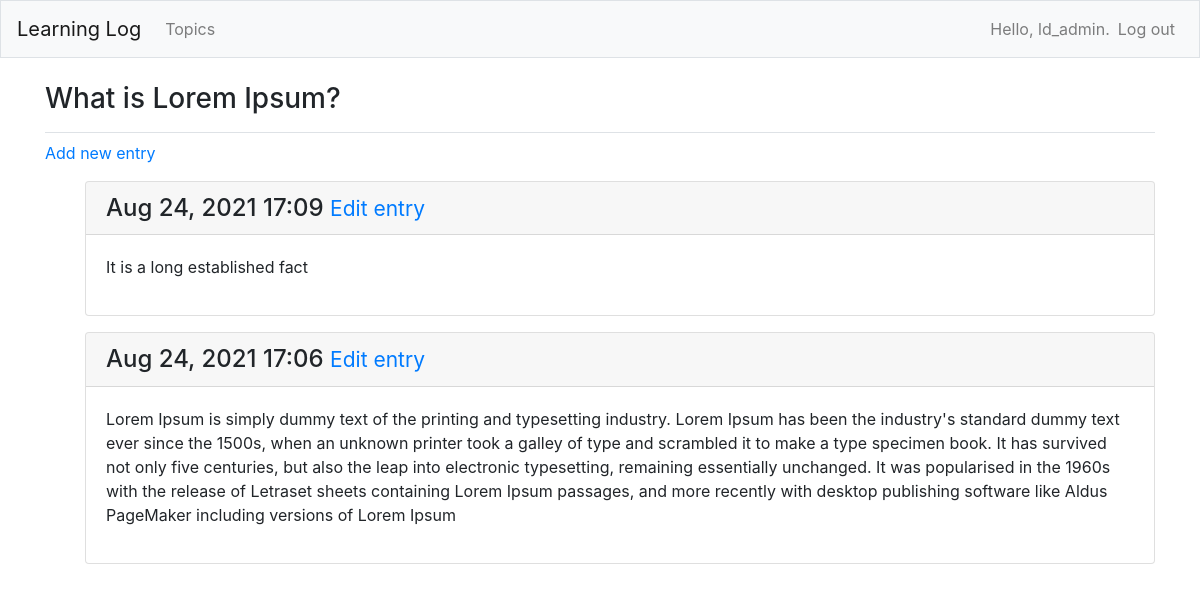
The page /topics/10/ (signed in) on the database its author committed.
### learning_logs/models.py (models this page shows, shortened)
class Topic(models.Model):
    text = models.CharField(max_length=200)
    date_added = models.DateTimeField(auto_now_add=True)
    owner = models.ForeignKey(User, on_delete=models.CASCADE)
    def __str__(self):
        return self.text

class Entry(models.Model):
    topic = models.ForeignKey(Topic, on_delete=models.CASCADE)
    text = models.TextField()
    date_added = models.DateTimeField(auto_now_add=True)
    class Meta:
        verbose_name_plural = "entries"

### learning_logs/views.py (the view)
# urls.py: path('topics/<int:topic_id>/', views.topic, name='topic'),
@login_required
def topic(request, topic_id):
    topic = Topic.objects.get(id=topic_id)
    if topic.owner != request.user:
        raise Http404
    entries = topic.entry_set.order_by('-date_added')
    context = {'topic': topic, 'entries': entries}
    return render(request, 'learning_logs/topic.html', context)

### learning_logs/templates/learning_logs/topic.html
{% extends 'learning_logs/base.html' %}
{% block page_header %}
<h3>{{ topic }}</h3>
{% endblock page_header %}
{% block content %}
<p>
    <a href="{% url 'learning_logs:new_entry' topic.id %}">Add new entry</a>
</p>
<ul>
    {% for entry in entries %}
    <div class="card mb-3">
        <h4 class="card-header">
            {{ entry.date_added|date:'M d, Y H:i' }}
            <small><a href="{% url 'learning_logs:edit_entry' entry.id %}">Edit entry</a></small>
        </h4>
        <div class="card-body">{{ entry.text|linebreaks }}
        </div>
    </div>
    {% empty %}
    <p>There are no entries for this topic yet.</p>
    {% endfor %}
</ul>
{% endblock content %}

### learning_logs/templates/learning_logs/base.html (shortened to what this page needs)
{% load bootstrap4 %}
<!DOCTYPE html>
<html lang="en">
<head>
    {% bootstrap_css %}
</head>
<body>
    <nav class='navbar navbar-expand-md navbar-light bg-light mb-4 border'>
        <a class='navbar-brand' href="{% url 'learning_logs:index' %}">Learning Log</a>
        <div class="collapse navbar-collapse" id='navbarCollapse'>
            <ul class='navbar-nav mr-auto'>
                <li class="nav-item">
                    <a class="nav-link" href="{% url 'learning_logs:topics' %}">Topics</a>
                </li>
            </ul>
            <ul class="navbar-nav ml-auto">
                {% if user.is_authenticated %}
                <li class="nav-item">
                    <span class="navbar-text" }">Hello, {{ user.username }}.</span>
                </li>
                <li class="nav-item">
                    <a href="{% url  'users:logout' %}" class="nav-link">Log out</a>
                </li>
                {% endif %}
            </ul>
        </div>
    </nav>
    <main role='main' class='container'>
        <div class="pb-2 mb-2 border-bottom">
            {% block page_header %}{% endblock page_header %}
        </div>
        <div>
            {% block content %}{% endblock content %}
        </div>
    </main>
</body>
</html>

### rows shown on the page
Topic: text "What is Lorem Ipsum?"
Entry: date_added "Aug 24, 2021 17:09", text "It is a long established fact"
Entry: date_added "Aug 24, 2021 17:06", text "Lorem Ipsum is simply dummy text of the printing and typesetting industry. Lorem Ipsum has been the industry's standard dummy text ever since the 1500s, when an unknown printer took a galley of type and scrambled it to make a type specimen book. It has survived not only five centuries, but also the leap into electronic typesetting, remaining essentially unchanged. It was popularised in the 1960s with the release of Letraset sheets containing Lorem Ipsum passages, and more recently with desktop publishing software like Aldus PageMaker including versions of Lorem Ipsum"

### other values the page prints
{{ user.username }} "ld_admin"
